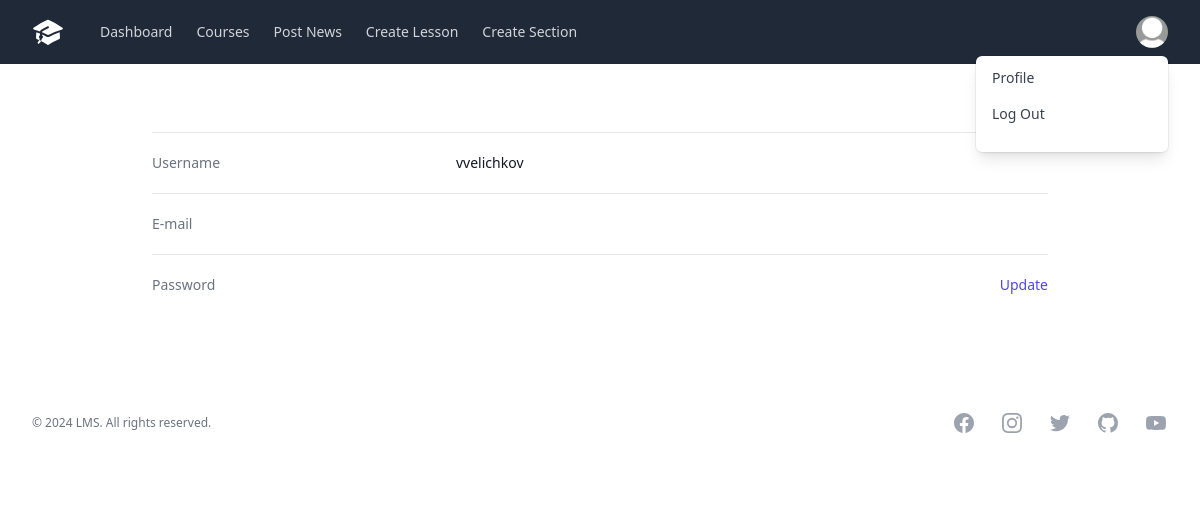
Screenshot of /app/profile_admin/ (signed in) with the database file from the repository.
### app/models.py (models this page shows, shortened)
class CustomUser(AbstractUser):
    is_teacher = models.BooleanField(default=False)
    is_student = models.BooleanField(default=False)

class Teacher(models.Model):
    user = models.OneToOneField(CustomUser, on_delete=models.CASCADE)
    first_name = models.CharField(max_length=30, blank=False, null=False)
    last_name = models.CharField(max_length=30, blank=False, null=False)
    date_of_birth = models.DateField()
    address = models.CharField(max_length=100)
    email = models.EmailField()
    profile_picture = models.ImageField(default='default.jpg', upload_to='profile_pics')

### app/views.py (the view)
# urls.py: path('profile_admin/', views.admin_profile_view, name='profile_admin'),
@login_required
def admin_profile_view(request):
    return render(request, 'app/profile_admin.html')

### app/templates/app/profile_admin.html
{% extends './base.html' %}
{% block content %}
    <div class="bg-white">
        <div class="mx-auto max-w-7xl py-12 px-4 sm:px-6 lg:px-8">
          <div class="mx-auto max-w-4xl">
      <div class="mt-5 border-t border-gray-200">
        <dl class="divide-y divide-gray-200">
          <div class="py-4 sm:grid sm:grid-cols-3 sm:gap-4 sm:py-5">
            <dt class="text-sm font-medium text-gray-500">Username</dt>
            <dd class="mt-1 flex text-sm text-gray-900 sm:col-span-2 sm:mt-0">
              <span class="flex-grow">{{user.username}}</span>
            </dd>
          </div>
          <div class="py-4 sm:grid sm:grid-cols-3 sm:gap-4 sm:py-5">
            <dt class="text-sm font-medium text-gray-500">E-mail</dt>
            <dd class="mt-1 flex text-sm text-gray-900 sm:col-span-2 sm:mt-0">
              <span class="flex-grow">{{user.email}}</span>
            </dd>
          </div>
          <div class="py-4 sm:grid sm:grid-cols-3 sm:gap-4 sm:py-5">
            <dt class="text-sm font-medium text-gray-500">Password</dt>
            <dd class="mt-1 flex text-sm text-gray-900 sm:col-span-2 sm:mt-0">
              <span class="flex-grow"></span>
              <span class="ml-4 flex-shrink-0">
                <a href="{% url 'password_change' %}">
                <button type="button" class="rounded-md bg-white font-medium text-indigo-600 hover:text-indigo-500 focus:outline-none focus:ring-2 focus:ring-indigo-500 focus:ring-offset-2">Update</button>
              </a>
            </span>
            </dd>
          </div>
        </dl>
      </div>
          </div>
        </div>
      </div>
{% endblock content %}

### app/templates/app/base.html (shortened to what this page needs)
{% load static %}
<html lang="en">
<head>
  <link rel="stylesheet" href="{% static 'app/output.css' %}">
  <div class="bg-gray-100">
    <nav x-data="{ open: false }" class="bg-gray-800">
      <div class="mx-auto max-w-7xl px-2 sm:px-6 lg:px-8">
        <div class="relative flex h-16 items-center justify-between">
          <div class="flex flex-1 items-center justify-center sm:items-stretch sm:justify-start">
            <div class="flex flex-shrink-0 items-center">
            </div>
            <div class="hidden sm:ml-6 sm:block">
              <div class="flex">
                  <a href="{% url 'index' %}" class="{% if request.resolver_match.url_name == 'index' %} bg-gray-900 text-white px-3 py-2 rounded-md text-sm font-medium {%else%}text-gray-300 hover:bg-gray-700 hover:text-white px-3 py-2 rounded-md text-sm font-medium {% endif %}" x-state:on="Current" x-state:off="Default" aria-current="page" x-state-description="Current: "bg-gray-900 text-white", Default: "text-gray-300 hover:bg-gray-700 hover:text-white"">Dashboard</a>
                  <a href="{% url 'courses' %}" class="{% if request.resolver_match.url_name == 'courses' %} bg-gray-900 text-white px-3 py-2 rounded-md text-sm font-medium {%else%}text-gray-300 hover:bg-gray-700 hover:text-white px-3 py-2 rounded-md text-sm font-medium {% endif %}" x-state-description="undefined: "bg-gray-900 text-white", undefined: "text-gray-300 hover:bg-gray-700 hover:text-white"">Courses</a>
                  {% if request.user.is_teacher %}
                      <a href="{% url 'post_news' %}" class="{% if request.resolver_match.url_name == 'post_news' %} bg-gray-900 text-white px-3 py-2 rounded-md text-sm font-medium {%else%}text-gray-300 hover:bg-gray-700 hover:text-white px-3 py-2 rounded-md text-sm font-medium {% endif %}" x-state-description="undefined: "bg-gray-900 text-white", undefined: "text-gray-300 hover:bg-gray-700 hover:text-white"">Post News</a>
                      <a href="{% url 'create_lesson' %}" class="{% if request.resolver_match.url_name == 'create_lesson' %} bg-gray-900 text-white px-3 py-2 rounded-md text-sm font-medium {%else%}text-gray-300 hover:bg-gray-700 hover:text-white px-3 py-2 rounded-md text-sm font-medium {% endif %}" x-state-description="undefined: "bg-gray-900 text-white", undefined: "text-gray-300 hover:bg-gray-700 hover:text-white"">Create Lesson</a>
                      <a href="{% url 'create_section' %}" class="{% if request.resolver_match.url_name == 'create_section' %} bg-gray-900 text-white px-3 py-2 rounded-md text-sm font-medium {%else%}text-gray-300 hover:bg-gray-700 hover:text-white px-3 py-2 rounded-md text-sm font-medium {% endif %}" x-state-description="undefined: "bg-gray-900 text-white", undefined: "text-gray-300 hover:bg-gray-700 hover:text-white"">Create Section</a>
                    {% endif %}
              </div>
            </div>
          </div>
          <div class="absolute inset-y-0 right-0 flex items-center pr-2 sm:static sm:inset-auto sm:ml-6 sm:pr-0">
            <div x-data="Components.menu({ open: false })" x-init="init()" @keydown.escape.stop="open = false; focusButton()" @click.away="onClickAway($event)" class="relative ml-3">
              <div>
                <button type="button" class="flex rounded-full bg-gray-800 text-sm focus:outline-none focus:ring-2 focus:ring-white focus:ring-offset-2 focus:ring-offset-gray-800" id="user-menu-button" x-ref="button" @click="onButtonClick()" @keyup.space.prevent="onButtonEnter()" @keydown.enter.prevent="onButtonEnter()" aria-expanded="false" aria-haspopup="true" x-bind:aria-expanded="open.toString()" @keydown.arrow-up.prevent="onArrowUp()" @keydown.arrow-down.prevent="onArrowDown()">
                  {% if request.user.is_teacher %}
                      <img class="h-8 w-8 rounded-full" src="{{ user.teacher.profile_picture.url }}" alt="">
                  {% elif request.user.is_student %}
                      <img class="h-8 w-8 rounded-full" src="{{ user.teacher.profile_picture.url }}" alt="">
                  {% elif request.user.is_superuser or request.user.is_staff %}
                      <img class="h-8 w-8 rounded-full" src="{% get_media_prefix %}profile_pics/default.jpg" alt="">
                  {% endif %}
                </button>
              </div>
                <div x-show="open" x-transition:enter="transition ease-out duration-100" x-transition:enter-start="transform opacity-0 scale-95" x-transition:enter-end="transform opacity-100 scale-100" x-transition:leave="transition ease-in duration-75" x-transition:leave-start="transform opacity-100 scale-100" x-transition:leave-end="transform opacity-0 scale-95" class="absolute right-0 z-10 mt-2 w-48 origin-top-right rounded-md bg-white py-1 shadow-lg ring-1 ring-black ring-opacity-5 focus:outline-none" x-ref="menu-items" x-description="Dropdown menu, show/hide based on menu state." x-bind:aria-activedescendant="activeDescendant" role="menu" aria-orientation="vertical" aria-labelledby="user-menu-button" tabindex="-1" @keydown.arrow-up.prevent="onArrowUp()" @keydown.arrow-down.prevent="onArrowDown()" @keydown.tab="open = false" @keydown.enter.prevent="open = false; focusButton()" @keyup.space.prevent="open = false; focusButton()">
                  {% if request.user.is_teacher %}
                    <a href="{% url 'profile_teacher' %}" class="block px-4 py-2 text-sm text-gray-700" x-state:on="Active" x-state:off="Not Active" :class="{ 'bg-gray-100': activeIndex === 0 }" role="menuitem" tabindex="-1" id="user-menu-item-0" @mouseenter="onMouseEnter($event)" @mousemove="onMouseMove($event, 0)" @mouseleave="onMouseLeave($event)" @click="open = false; focusButton()">Profile</a>
                  {% endif %}
                  <form method="POST" action="{% url 'logout' %}">
                    <button type="submit" class="block px-4 py-2 text-sm text-gray-700">Log Out</button>
                </form>
                </div>
            </div>
          </div>
        </div>
      </div>
    </nav>
    </div>
</head>
<body data-media-url="{% get_media_prefix as MEDIA_PREFIX %}">
  {% block content %}
  {% endblock content %}
  <footer class="bg-white">
    <div class="mx-auto max-w-7xl py-12 px-6 md:flex md:items-center md:justify-between lg:px-8">
      <div class="flex justify-center space-x-6 md:order-2">
          <a href="#" class="text-gray-400 hover:text-gray-500">
          </a>
          <a href="#" class="text-gray-400 hover:text-gray-500">
          </a>
          <a href="#" class="text-gray-400 hover:text-gray-500">
          </a>
          <a href="#" class="text-gray-400 hover:text-gray-500">
          </a>
          <a href="#" class="text-gray-400 hover:text-gray-500">
          </a>
      </div>
      <div class="mt-8 md:order-1 md:mt-0">
        <p class="text-center text-xs leading-5 text-gray-500">© <span id="year"></span> LMS. All rights reserved.</p>
      </div>
    </div>
  </footer>
</body>
</html>

### rows the page displays
CustomUser: teacher.profile_picture (placeholder picture), username "vvelichkov"
